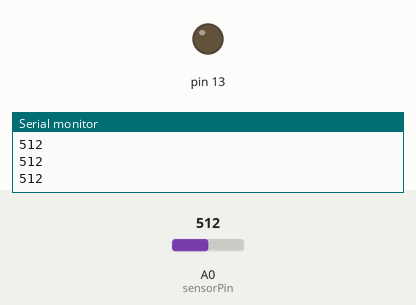
A sketch run on a simulated Arduino Uno, built with avr-gcc and run on an emulated ATmega328P. On the bench: output pins drawn as LEDs (lit = HIGH), the last lines printed to the serial monitor. The test bench sets the inputs (shaded band); at power-on: A0 (sensorPin) = 512.

Above: at 1.2 s.
1.3 s: A0 (sensorPin) set to 209
2.8 s: A0 (sensorPin) set to 191
At 3.4 s:
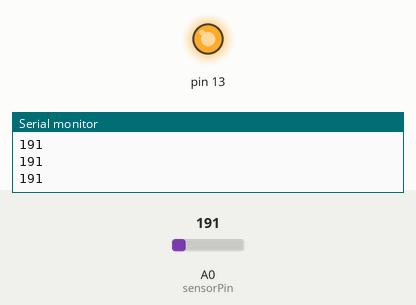
4.3 s: A0 (sensorPin) set to 210
At 4.8 s:
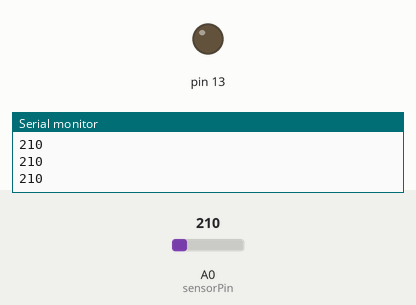
5.8 s: A0 (sensorPin) set to 190
At 7.2 s:
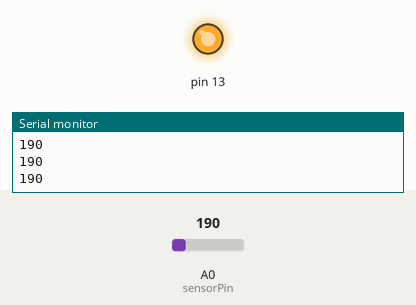
Timing chart, 0 to 8.3 s (numbered marks = the images above; inputs shaded):
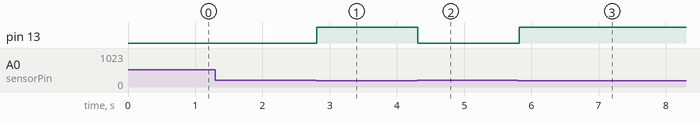

The sketch:

Ldr.ino
```cpp
int sensorPin = A0;
int sensorValue = 0;

void setup()
{
	Serial.begin(9600);
  	pinMode(13, OUTPUT);
}
void loop()
{
	sensorValue = analogRead(sensorPin);
	Serial.println(sensorValue);
  	if(sensorValue < 200)
    {
    	digitalWrite(13, HIGH);
    }
  	else
    {
    	digitalWrite(13, LOW);
    }
	delay(100);
}
```

Measured:
- the behaviour switches between 200 and 199 on A0 (sensorPin) (found by bisection; images 0 and 1)
- after the input at 2.8 s, pin 13: LOW → HIGH at once
- after the input at 4.3 s, pin 13: HIGH → LOW at once
- after the input at 5.8 s, pin 13: LOW → HIGH at once
